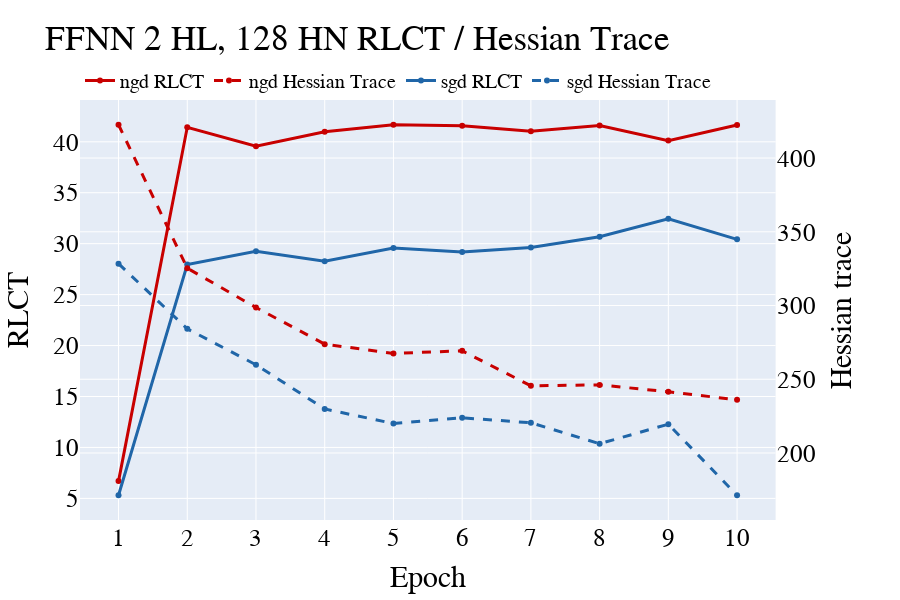

The notebook cell saved with this chart:
### Markdown cell above
#### **6. Visualise RLCT / Hessian rank, Hessian eigenspectra, generalisation loss, RLCT convergence**

We display the following final figures:
- RLCT and Hessian rank evolution for each model, for NGD and SGD
- Hessian eigenspectra for SGD and NGD overlaid on the same plot
- Evolution of generalisation loss for each model, compared to validation loss
- RLCT moving average evolution for each model, for NGD and SGD, to check for convergence

### Code cell
# Visualise RLCT and Hessian rank data

exp_figures = {}

for title in models.keys():
    exp_fig = make_subplots(specs=[[{"secondary_y" : True}]])
    color_index = 0
    for optim in optimizers:
        color = color_cycle[color_index % len(color_cycle)]
        color_index += 1
        exp_fig.add_trace(go.Scatter(
            x=epochs,
            y=llc_estimates[title][optim],
            mode="lines+markers",
            name=f"{optim} RLCT",
            line=dict(color=color, width=3),
        ), secondary_y=False)
        exp_fig.add_trace(go.Scatter(
            x=epochs,
            y=hessian_traces[title][optim][1:],
            mode="lines+markers",
            name=f"{optim} Hessian Trace",
            line=dict(color=color, dash="dash", width=3)
        ), secondary_y=True)
    exp_fig.update_layout(
        title=f"{title} RLCT / Hessian Trace",
        xaxis_title="Epoch",
        xaxis=dict(
            tickmode='linear',
            tick0=0,
            dtick=1,
        ),
        yaxis_type="linear",
        font=dict(
            family="Times New Roman",
            size=25,
            color="black",
        ),
        width=900,
        height=600,
        legend=dict(
            x=0,
            y=1,
            xanchor='left',
            yanchor='bottom',
            orientation='h',
            font=dict(
                size=20,
            ),
        ),
    )
    exp_fig.update_yaxes(title_text="RLCT", secondary_y=False)
    exp_fig.update_yaxes(title_text="Hessian trace", secondary_y=True)
    exp_figures[title] = exp_fig
    exp_fig.show()

### Figure 1 — Plotly figure (JSON) as saved in the notebook; plotly's stock layout.template omitted (floating-point values rounded to 4 significant figures)
{"data": [{"line": {"color": "rgb(200, 0, 0)", "width": 3}, "mode": "lines+markers", "name": "ngd RLCT", "type": "scatter", "x": [1, 2, 3, 4, 5, 6, 7, 8, 9, 10], "xaxis": "x", "y": [6.695, 41.42, 39.56, 40.99, 41.67, 41.58, 41.04, 41.6, 40.12, 41.64, 41.68], "yaxis": "y"}, {"line": {"color": "rgb(200, 0, 0)", "dash": "dash", "width": 3}, "mode": "lines+markers", "name": "ngd Hessian Trace", "type": "scatter", "x": [1, 2, 3, 4, 5, 6, 7, 8, 9, 10], "xaxis": "x", "y": [422.6, 325.3, 298.7, 273.8, 267.5, 269.3, 245.5, 246.2, 241.5, 236.1], "yaxis": "y2"}, {"line": {"color": "rgb(32, 102, 168)", "width": 3}, "mode": "lines+markers", "name": "sgd RLCT", "type": "scatter", "x": [1, 2, 3, 4, 5, 6, 7, 8, 9, 10], "xaxis": "x", "y": [5.307, 27.96, 29.26, 28.28, 29.56, 29.17, 29.63, 30.68, 32.44, 30.42, 31.44], "yaxis": "y"}, {"line": {"color": "rgb(32, 102, 168)", "dash": "dash", "width": 3}, "mode": "lines+markers", "name": "sgd Hessian Trace", "type": "scatter", "x": [1, 2, 3, 4, 5, 6, 7, 8, 9, 10], "xaxis": "x", "y": [328.4, 284.2, 259.8, 229.9, 220.0, 223.9, 220.5, 206.3, 219.5, 171.3], "yaxis": "y2"}], "layout": {"font": {"color": "black", "family": "Times New Roman", "size": 25}, "height": 600, "legend": {"font": {"size": 20}, "orientation": "h", "x": 0, "xanchor": "left", "y": 1, "yanchor": "bottom"}, "title": {"text": "FFNN 2 HL, 128 HN RLCT / Hessian Trace"}, "width": 900, "xaxis": {"anchor": "y", "domain": [0, 0.94], "dtick": 1, "tick0": 0, "tickmode": "linear", "title": {"text": "Epoch"}}, "yaxis": {"anchor": "x", "domain": [0, 1], "title": {"text": "RLCT"}, "type": "linear"}, "yaxis2": {"anchor": "x", "overlaying": "y", "side": "right", "title": {"text": "Hessian trace"}}}}
